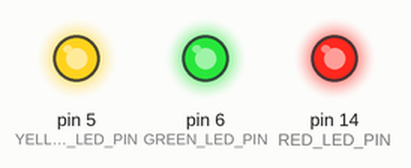
Recording of a sketch running on a simulated Arduino Uno, built with avr-gcc and run on an emulated ATmega328P. On the bench: output pins drawn as LEDs (lit = HIGH).

Above: at 0.05 s.
At 2.75 s:
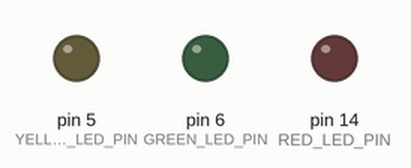
Timing chart, 0 to 3.0 s (numbered marks = the images above):
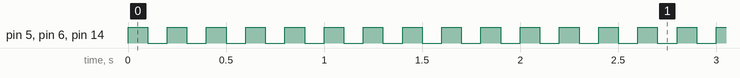

Measured:
- by itself, pin 5 (YELLOW_LED_PIN), pin 6 (GREEN_LED_PIN), pin 14 (RED_LED_PIN): alternates HIGH for 0.10 s and LOW for 0.10 s

The sketch:

HandHeldTest01.ino
```cpp
#define GREEN_LED_PIN 6
#define RED_LED_PIN 14
#define YELLOW_LED_PIN 5

void setup() {
  // put your setup code here, to run once:
  pinMode(GREEN_LED_PIN,OUTPUT);
  pinMode(YELLOW_LED_PIN,OUTPUT);
  pinMode(RED_LED_PIN,OUTPUT);
}

void loop() {
  // put your main code here, to run repeatedly:
  digitalWrite(GREEN_LED_PIN,HIGH);
  digitalWrite(YELLOW_LED_PIN,HIGH);
  digitalWrite(RED_LED_PIN,HIGH);
  delay(100);
  digitalWrite(GREEN_LED_PIN,LOW);
  digitalWrite(YELLOW_LED_PIN,LOW);
  digitalWrite(RED_LED_PIN,LOW);
  delay(100);

}
```
